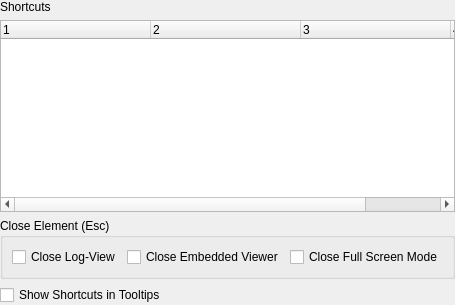
         <widget class="QWidget" name="pageShortcuts">
          <layout class="QVBoxLayout">
           <property name="leftMargin">
            <number>0</number>
           </property>
           <property name="topMargin">
            <number>0</number>
           </property>
           <property name="rightMargin">
            <number>0</number>
           </property>
           <property name="bottomMargin">
            <number>0</number>
           </property>
           <item>
            <widget class="QLabel" name="label_6">
             <property name="text">
              <string>Shortcuts</string>
             </property>
            </widget>
           </item>
           <item>
            <widget class="QTreeWidget" name="shortcutTree">
             <property name="toolTip">
              <string>For editing, double-click on the entries in 'Current Shortcut' or 'Additional Shortcut'.
Then you can select a new shortcut by one of the following ways:
(1) select from the dropdown list
(2) hit the shortcut combination
(3) type the string of the shortcut</string>
             </property>
             <property name="animated">
              <bool>true</bool>
             </property>
             <property name="columnCount">
              <number>4</number>
             </property>
             <attribute name="headerDefaultSectionSize">
              <number>150</number>
             </attribute>
             <column>
              <property name="text">
               <string>1</string>
              </property>
             </column>
             <column>
              <property name="text">
               <string>2</string>
              </property>
             </column>
             <column>
              <property name="text">
               <string>3</string>
              </property>
             </column>
             <column>
              <property name="text">
               <string>4</string>
              </property>
             </column>
            </widget>
           </item>
           <item>
            <widget class="QGroupBox" name="groupBox">
             <property name="toolTip">
              <string>Close Element applies to a fixed list of GUI elements (not all shown here). The first visible element will be closed. With this setting you can exclude some elements from being closed.</string>
             </property>
             <property name="title">
              <string>Close Element (Esc)</string>
             </property>
             <layout class="QHBoxLayout" name="horizontalLayout_5">
              <item>
               <widget class="QCheckBox" name="checkBoxCloseLogByEsc">
                <property name="text">
                 <string>Close Log-View</string>
                </property>
               </widget>
              </item>
              <item>
               <widget class="QCheckBox" name="checkBoxCloseEmbeddedViewerByEsc">
                <property name="text">
                 <string>Close Embedded Viewer</string>
                </property>
               </widget>
              </item>
              <item>
               <widget class="QCheckBox" name="checkBoxCloseFullscreenByEsc">
                <property name="text">
                 <string>Close Full Screen Mode</string>
                </property>
               </widget>
              </item>
             </layout>
            </widget>
           </item>
           <item>
            <widget class="QCheckBox" name="checkBoxShowShortcutsInTooltips">
             <property name="text">
              <string>Show Shortcuts in Tooltips</string>
             </property>
            </widget>
           </item>
          </layout>
         </widget>
